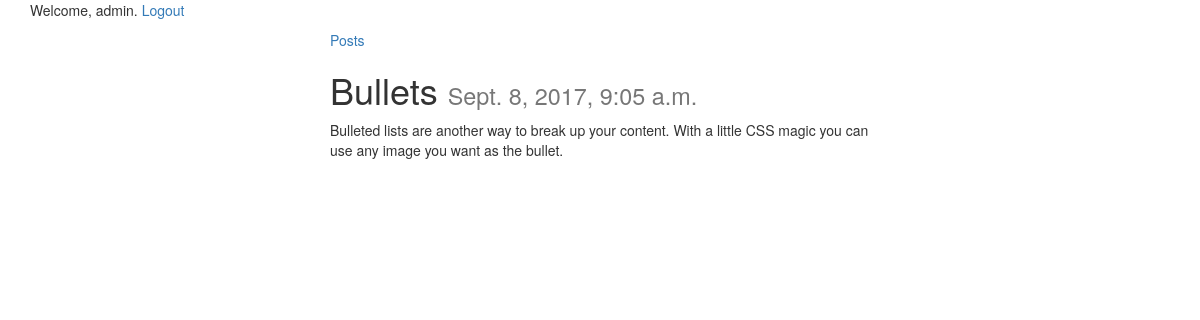
The page /posts/9/ (signed in) on the database its author committed.
### posts/models.py (models this page shows, shortened)
class Post(models.Model):
    title = models.CharField(max_length=200)
    content = models.TextField()
    updated = models.DateTimeField(auto_now=True, auto_now_add=False)
    timestamp = models.DateTimeField(auto_now=False, auto_now_add=True)

### posts/views.py (the view)
# urls.py: url(r'^(?P<id>\d+)/$', post_detail, name='detail'),
def post_detail(request,id):
	instance = get_object_or_404(Post, id=id)
	if request.user.is_anonymous():
	    return render(request,"please_login.html",{})
	context = {
		"title": instance.title,
		"instance": instance,
	}
	return render(request, "post_detail.html", context)

### templates/post_detail.html
{% extends "base.html" %}
{% block content %}
<div class='col-sm-6 col-sm-offset-3'>
    <a href="{% url 'posts:index' %}" class="align-left">Posts</a>
<h1>{{ title }} <small>{{ instance.timestamp }}</small></h1>
{{ instance.content|linebreaks }}<br/>
</div>
{% endblock content %}

### templates/base.html (shortened to what this page needs)
{% load staticfiles %}
<html>
<head>
<link rel="stylesheet" href="https://maxcdn.bootstrapcdn.com/bootstrap/3.3.6/css/bootstrap.min.css">
<link rel="stylesheet" href="https://maxcdn.bootstrapcdn.com/bootstrap/3.3.6/css/bootstrap-theme.min.css">
</head>
<div class='container'>
    {% if user.is_authenticated %}
    <p>Welcome, {{ user.get_username }}. <a href="/logout">Logout</a></p>
{% else %}
    <p>Welcome, new user. Please <a href="/login">Log in</a>. OR <a href="/register">Register</a></p>
{% endif %}
{% block content %}{% endblock content %}
</div>
<body>
</html>

### rows shown on the page
Post: title "Bullets", timestamp "Sept. 8, 2017, 9:05 a.m.", content "Bulleted lists are another way to break up your content. With a little CSS magic you can use any image you want as the bullet."

### other values the page prints
{{ user.get_username }} "admin"
